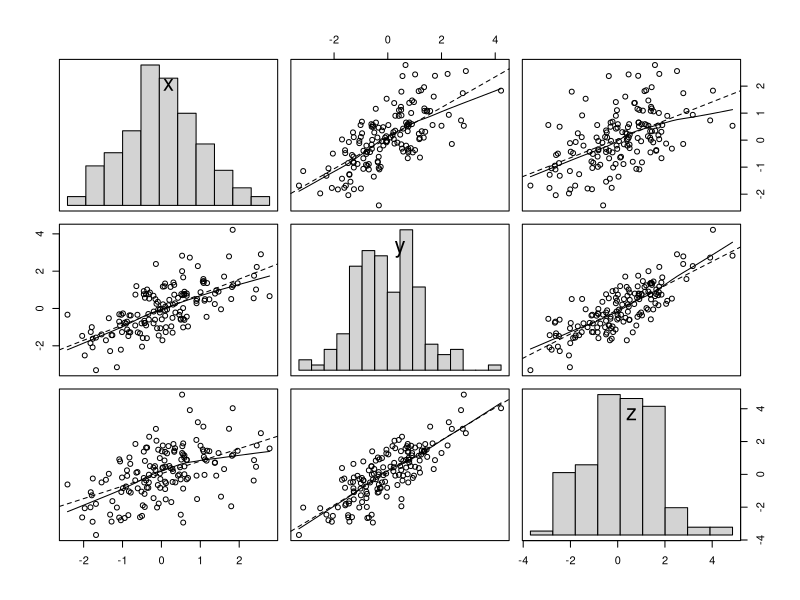

This figure's R source:
x <- rnorm(150)
y <- x + rnorm(150)
z <- y + rnorm(150)

scatmat <- function(..., nclass=NULL) {
    pairs(cbind(...), 
        panel=function(x,y){
            points(x,y)
            abline(lm(y~x), lty=2)
            lines(lowess(x,y))
            },
        diag.panel=function(x){
            par(new=T)
            hist(x, main="", axes=F, nclass=nclass)
            }
        )
    }
    
scatmat(x,y,z, nclass=12)